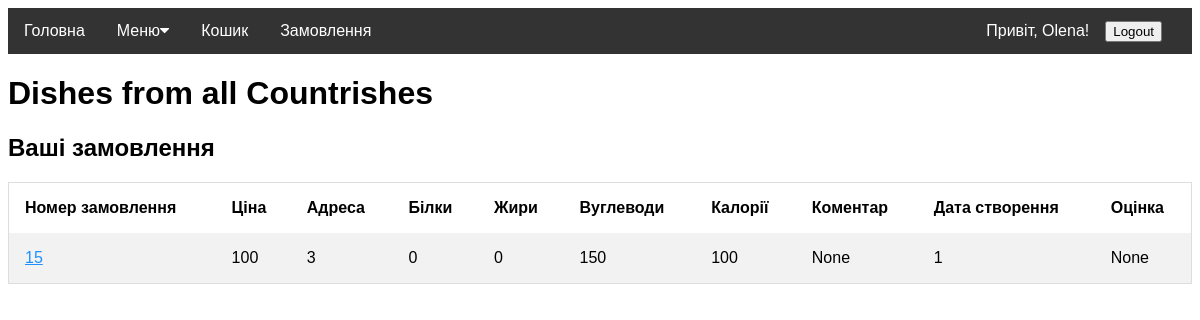
Screenshot of /user/orders/15 (signed in) with the database file from the repository.
### models.py (models this page shows, shortened)
class Order(Base):
    __tablename__ = 'Orders'
    id = Column(Integer, primary_key=True)
    user = Column(Integer, ForeignKey('Users.id'))
    address = Column(Integer, ForeignKey('Addresses.id'))
    price = Column(Integer)
    protein = Column(Integer)
    fat = Column(Integer)
    carbs = Column(Integer)
    ccal = Column(Integer)
    comment = Column(String(350))
    created_at = Column(Integer)
    rate = Column(Integer)
    status = Column(Integer, ForeignKey('Statuses.id'))
    ordered_dishes = relationship('Ordered_dish', back_populates='order_info')

### app.py (the view)
@app.route('/user/orders/<id>', methods=['GET'])
def get_order_from_history(id):
    if session.get('id'):
        order = database.db_session.query(models.Order).where((models.User.id == session['id'])
                                                              & (models.Order.id == id)).one_or_none()
        return render_template('order.html', order=order, user=session)
    return app.redirect("/user/login", code=302)

### templates/order.html
{% extends 'base.html' %}
{% block content %}
    <h2>Ваші замовлення</h2>
    <table>
        <tr>
            <th>Номер замовлення</th>
            <th>Ціна</th>
            <th>Адреса</th>
            <th>Білки</th>
            <th>Жири</th>
            <th>Вуглеводи</th>
            <th>Калорії</th>
            <th>Коментар</th>
            <th>Дата створення</th>
            <th>Оцінка</th>
        </tr>
            <tr>
                <td><a href={{ url_for("get_order_from_history", id=order.id) }}> {{ order.id }}</a></td>
                <td>{{ order.price }}</td>
                <td>{{ order.address }}</td>
                <td>{{ order.protein }}</td>
                <td>{{ order.fat }}</td>
                <td>{{ order.carbs}}</td>
                <td>{{ order.ccal }}</td>
                <td>{{ order.comment }}</td>
                <td>{{ order.created_at }}</td>
                <td>{{ order.rate }}</td>
            </tr>
    </table>
{% endblock %}

### static/styles.css (style rules this page uses)
* { box-sizing: border-box }
a { color: dodgerblue; }
* { box-sizing: border-box; }
table { border-collapse: collapse; border-spacing: 0; width: 100%; border: 1px solid #ddd; }
th, td { text-align: left; padding: 16px; }
tr:nth-child(even) { background-color: #f2f2f2; }

### rows the page displays
Order: id "15", price "100", address "3", protein "0", fat "0", carbs "150", ccal "100", comment "None", created_at "1", rate "None"

### other values shown
{{ user.first_name }} "Olena"
